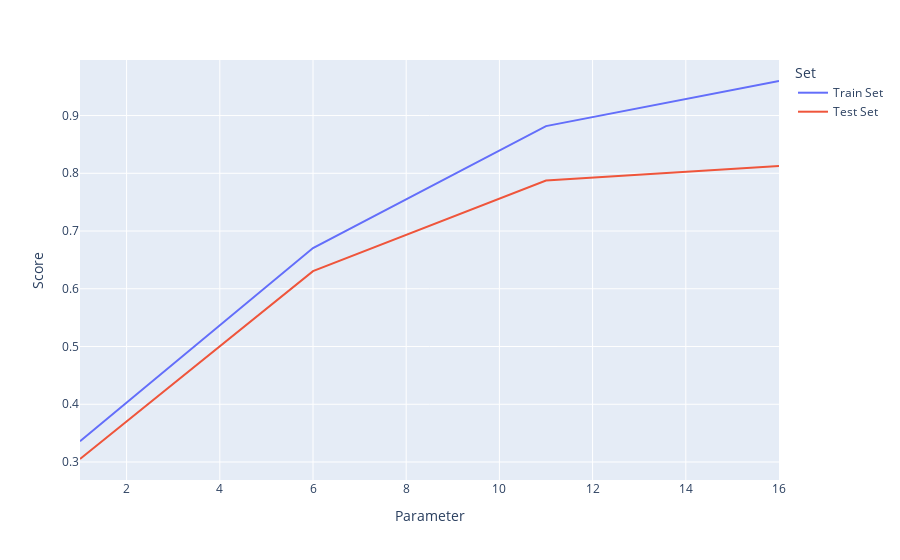

The notebook cell saved with this chart:
### Code cell
px.line(results, y="Score", x="Parameter", color="Set")

### Figure 1 — Plotly figure (JSON) as saved in the notebook; plotly's stock layout.template omitted (floating-point values rounded to 4 significant figures)
{"data": [{"hovertemplate": "Set=Train Set<br>Parameter=%{x}<br>Score=%{y}<extra></extra>", "legendgroup": "Train Set", "line": {"color": "#636efa", "dash": "solid"}, "marker": {"symbol": "circle"}, "mode": "lines", "name": "Train Set", "orientation": "v", "showlegend": true, "type": "scatter", "x": [1, 6, 11, 16], "xaxis": "x", "y": [0.3359, 0.6706, 0.8818, 0.9598], "yaxis": "y"}, {"hovertemplate": "Set=Test Set<br>Parameter=%{x}<br>Score=%{y}<extra></extra>", "legendgroup": "Test Set", "line": {"color": "#EF553B", "dash": "solid"}, "marker": {"symbol": "circle"}, "mode": "lines", "name": "Test Set", "orientation": "v", "showlegend": true, "type": "scatter", "x": [1, 6, 11, 16], "xaxis": "x", "y": [0.3052, 0.6306, 0.7874, 0.8125], "yaxis": "y"}], "layout": {"legend": {"title": {"text": "Set"}, "tracegroupgap": 0}, "margin": {"t": 60}, "xaxis": {"anchor": "y", "domain": [0, 1], "title": {"text": "Parameter"}}, "yaxis": {"anchor": "x", "domain": [0, 1], "title": {"text": "Score"}}}}
